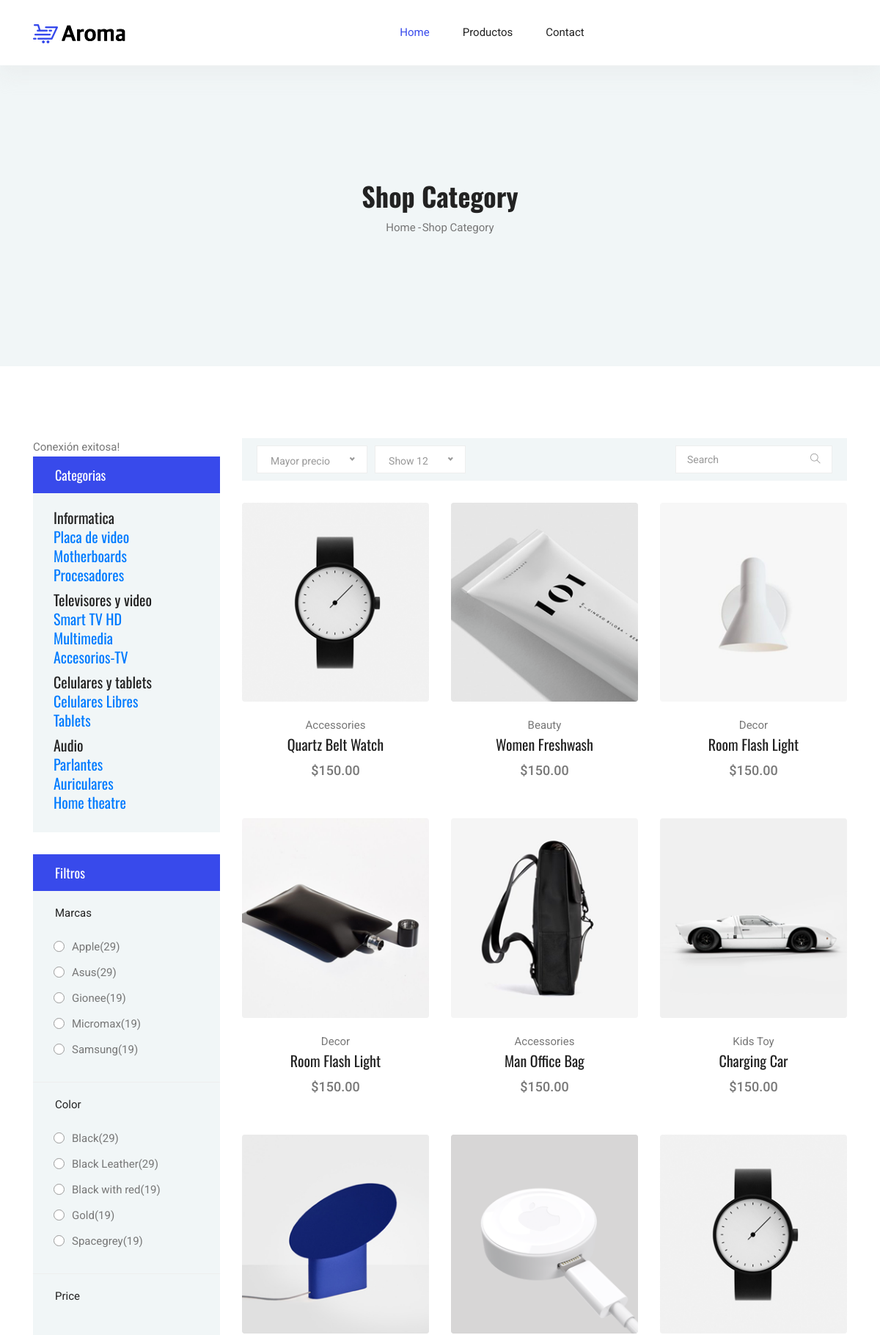
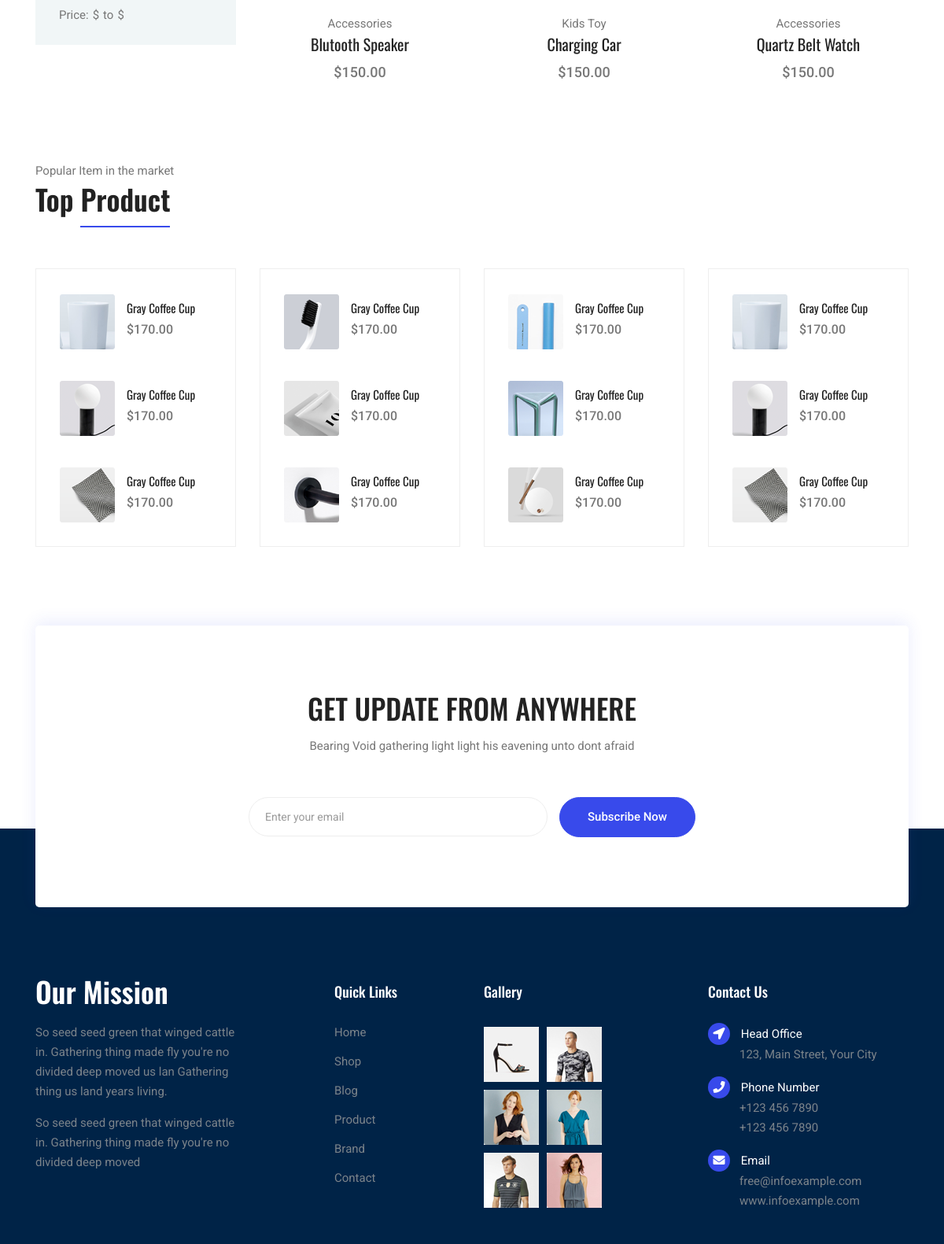
The app's page /category.php (upper part) with its own data (2 pictures, top to bottom).
### tables this page shows
CREATE TABLE `categorias` (
  `id_categoria` int(11) NOT NULL,
  `nombre` varchar(250) NOT NULL,
  `id_padre` int(11) NOT NULL DEFAULT 0
);

### class/classCategory.php (called while the page is built, shortened)
<?php
require_once 'db_connect.php';
class sqlCategoria{
    var $con;
    function sqlCategoria ($con){
        $this->con = $con;
    }
    function getCategorias($idPadre = 0){
        $sql = "SELECT * FROM categorias WHERE id_padre = ".$idPadre;
        return $this->con->query($sql, PDO::FETCH_ASSOC);
    }
}
?>

### left_category.php (the view, shortened to what this page needs)
<?php
require_once('class/classCategory.php');
?>
<div class="sidebar-categories">
                    <div class="head">Categorias</div>
                    <ul class="main-categories">
                        <div class="panel-group category-products" id="accordian">
                            <div class="panel panel-default">
                                <div class="panel-heading">
                                    <h4 class="panel-title">
                                        <?php
                                             $categoria =new sqlCategoria($con);
                                             foreach($categoria->getCategorias() as $row){ ?>
                                        <ul href="shop.php?marca=&amp;categoria=<?php echo $row['id_categoria']?>">
                                            <?php echo $row['nombre']?>
                                            <div class="panel panel-default">
                                                <div class="panel-heading">
                                                    <h4 class="panel-title">
                                                        <?php
                                                              $categoria =new sqlCategoria($con);
                                                              foreach($categoria->getCategorias($row['id_categoria']) as $row2){ ?>
                                                        <li> <a
                                                                href="shop.php?marca=&amp;categoria=<?php echo $row2['id_categoria']?>"><?php echo $row2['nombre']?></a>
                                                        </li>
                                                        <?php }?>
                                                    </h4>
                                                </div>
                                            </div>
                                            <?php }?>
                                    </h4>
                                </div>
                            </div>
                        </div>
                    </ul>
                </div>

### records on screen
categorias: nombre "Informatica"
categorias: nombre "Placa de video"
categorias: nombre "Motherboards"
categorias: nombre "Procesadores"
categorias: nombre "Televisores y video"
categorias: nombre "Smart TV HD"
categorias: nombre "Multimedia"
categorias: nombre "Accesorios-TV"
categorias: nombre "Celulares y tablets"
categorias: nombre "Celulares Libres"
categorias: nombre "Tablets"
categorias: nombre "Audio"
categorias: nombre "Parlantes"
categorias: nombre "Auriculares"
categorias: nombre "Home theatre"
